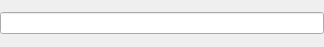
<ui version="4.0" >
 <author></author>
 <comment>
*********************************************************************************
**
**   $Id$
**   Copyright (c) 2007 Joe Croft joe@croftj.net
**   
**   This file is part of QcjData Class Libraries.
**
**   QcjData Class Libraries is free software; you can redistribute it and/or modify
**   it under the terms of the GNU General Public License as published by
**   the Free Software Foundation; either version 2 of the License, or
**   (at your option) any later version.
**
**   QcjData Class Libraries is distributed in the hope that it will be useful,
**   but WITHOUT ANY WARRANTY; without even the implied warranty of
**   MERCHANTABILITY or FITNESS FOR A PARTICULAR PURPOSE.  See the
**   GNU General Public License for more details.
**
**   You should have received a copy of the GNU General Public License
**   along with QcjData Class Libraries; if not, write to the Free Software
**   Foundation, Inc., 59 Temple Place, Suite 330, Boston, MA  02111-1307  USA
**
*********************************************************************************
**
*********************************************************************************
</comment>
 <exportmacro></exportmacro>
 <class>QcjDoubleEntry</class>
 <widget class="QWidget" name="QcjDoubleEntry" >
  <property name="geometry" >
   <rect>
    <x>0</x>
    <y>0</y>
    <width>324</width>
    <height>47</height>
   </rect>
  </property>
  <property name="windowTitle" >
   <string>QcjDoubleEntry</string>
  </property>
  <layout class="QHBoxLayout" >
   <property name="margin" >
    <number>0</number>
   </property>
   <property name="spacing" >
    <number>0</number>
   </property>
   <item>
    <widget class="QLineEdit" name="lineEdit" />
   </item>
  </layout>
 </widget>
 <layoutdefault spacing="6" margin="11" />
 <pixmapfunction>qPixmapFromMimeSource</pixmapfunction>
 <resources/>
 <connections/>
</ui>
